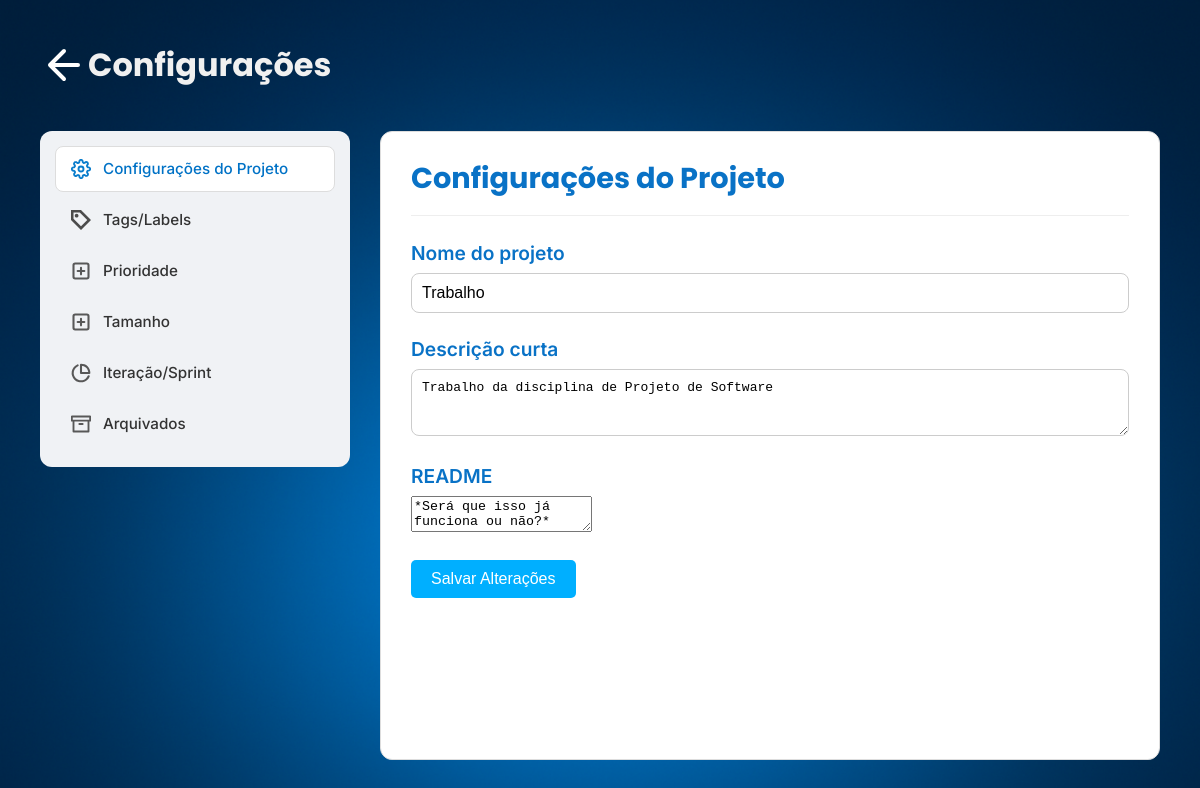
The page /projeto/1/configuracao/ on the database its author committed.
### public/models.py (models this page shows, shortened)
class Projeto(models.Model):
    nome = models.CharField(max_length=200)
    descricao = models.TextField(blank=True)
    data_criacao = models.DateTimeField(default=timezone.now)
    data_inicio = models.DateTimeField(null=True, blank=True)
    data_limite = models.DateTimeField(null=True, blank=True)
    data_ultima_atualizacao = models.DateTimeField(auto_now=True)
    iteration_duration = models.PositiveIntegerField(default=2)
    iteration_unit = models.CharField(max_length=10, default='weeks') # 'weeks' or 'days'
    status_update_text = models.TextField(blank=True, null=True, help_text="Texto da última atualização de status do projeto.")
    status = models.CharField(
        max_length=20,
        choices=StatusProjetoChoices.choices,
        default=StatusProjetoChoices.PLANEJAMENTO
    )
    responsavel = models.ForeignKey(
        'UsuarioPersonalizado',
        on_delete=models.PROTECT,
        related_name='projetos_responsavel'
    )
    participantes = models.ManyToManyField(
        'UsuarioPersonalizado',
        related_name='projetos_participante'
    )
    publico = models.BooleanField(default=True)
    ativo = models.BooleanField(default=True)
    versao = models.PositiveIntegerField(default=1)
    observacoes = models.TextField(blank=True, null=True)
    feedback_final = models.TextField(
        blank=True,
        null=True,
        help_text="Feedback final do professor sobre o projeto."
    )
    class Meta:
        verbose_name = 'Projeto'
        verbose_name_plural = 'Projetos'
        ordering = ['-data_criacao']

### public/views.py (the view)
# urls.py: path('projeto/<int:projeto_id>/configuracao/', views.configuracao, name='configuracao'),
def configuracao(request, projeto_id):
    projeto = get_object_or_404(Projeto, id=projeto_id)
    is_professor_check = request.user.is_authenticated and request.user.tipo_usuario == 'professor'
    participantes_atuais = projeto.participantes.all()
    milestones_com_nota = projeto.milestones.exclude(nota__isnull=True)
    if milestones_com_nota.exists():
        from django.db.models import Avg
        nota_final_projeto = milestones_com_nota.aggregate(media=Avg('nota'))['media']
    else:
        nota_final_projeto = None
    context = {
        'project': projeto,
        'participantes_atuais': participantes_atuais,
        'is_professor': is_professor_check,
        'nota_final_projeto': nota_final_projeto,
    }
    return render(request, "public/pages/configuracao.html", context)

### public/templates/public/pages/configuracao.html (shortened to what this page needs)
{% extends "public/templates/main.html" %}
{% load static %}
{% block content %}
<div class="config-header">
    <a href="{% url 'public:index' %}?projeto_id={{ project.id }}" class="back-button">
        <img src="{% static 'public/images/Arrow left.svg' %}" alt="Voltar">
    </a>
    <h1>Configurações</h1>
</div>
<div class="config-container">
    <aside class="config-sidebar">
        <nav id="config-tabs">
            <a href="#" class="nav-link active" data-tab="config-projeto">
                <img src="{% static 'public/images/Settings.svg' %}" alt=""> Configurações do Projeto
            </a>
            <a href="#" class="nav-link" data-tab="tags-labels">
                <img src="{% static 'public/images/tag.svg' %}" alt=""> Tags/Labels
            </a>
            <a href="#" class="nav-link" data-tab="prioridade">
                <img src="{% static 'public/images/Plus square.svg' %}" alt=""> Prioridade
            </a>
            <a href="#" class="nav-link" data-tab="tamanho">
                <img src="{% static 'public/images/Plus square.svg' %}" alt=""> Tamanho
            </a>
            <a href="#" class="nav-link" data-tab="iteracao-sprint">
                <img src="{% static 'public/images/Pie chart.svg' %}" alt=""> Iteração/Sprint
            </a>
            <a href="#" class="nav-link" data-tab="arquivados">
                <img src="{% static 'public/images/Archive.svg' %}" alt=""> Arquivados
            </a>
        </nav>
    </aside>
    <div class="config-content">
        <div id="config-projeto" class="tab-pane active">
            <h2 class="config-content-title">Configurações do Projeto</h2>
            <form id="configProjectForm">
                <div class="form-group">
                    <label for="projectName">Nome do projeto</label>
                    <input type="text" class="form-control" id="projectName" value="{{ project.nome }}">
                </div>
                <div class="form-group">
                    <label for="projectDescription">Descrição curta</label>
                    <textarea class="form-control" id="projectDescription" rows="3">{{ project.descricao }}</textarea>
                </div>
                <div class="form-group">
                    <label for="readmeEditor">README</label>
                    <textarea id="readmeEditor">{{ project.observacoes }}</textarea>
                </div>
                <div style="display: flex; align-items: center; gap: 15px;">
                    <button type="submit" class="btn btn-primary" id="saveChangesButton">Salvar Alterações</button>
                </div>
            </form>
        </div>
    </div>
</div>
{% endblock %}

### rows shown on the page
Projeto: nome "Trabalho", descricao "Trabalho da disciplina de Projeto de Software", observacoes "*Será que isso já funciona ou não?*"
